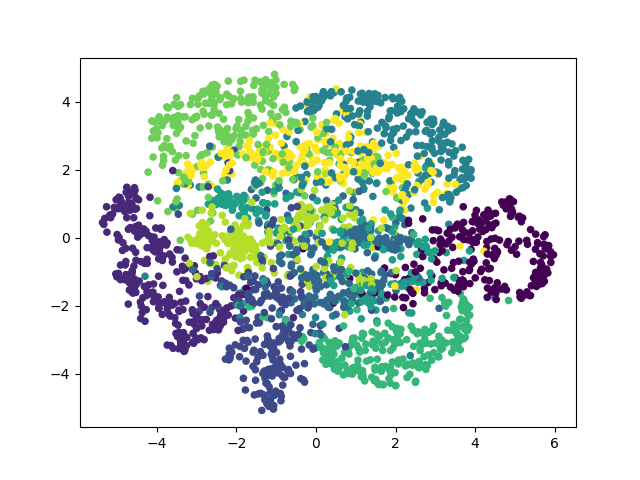
#> input picture HW7/tsne_python/sne_iter/iter109.png, 640 x 480 px; its folder holds 4 pictures in this run
$ python png2gif.py
#> lines starting #> are read from the running program, lines starting #| are printed output that depends on the picture
import os
from PIL import Image

# Base directory containing subfolders with PNG files
base_directory = "sne_iter"

# Iterate through each folder in the base directory
folder_name =base_directory

folder_path = base_directory

# Check if it's a folder
if os.path.isdir(folder_path):
    # Get all PNG files sorted (assuming naming order matters)
    png_files = sorted([file for file in os.listdir(folder_path) if file.endswith(".png")])
    print(png_files)
    # Load images from the folder

    images = [Image.open(os.path.join(folder_path, file)) for file in png_files]
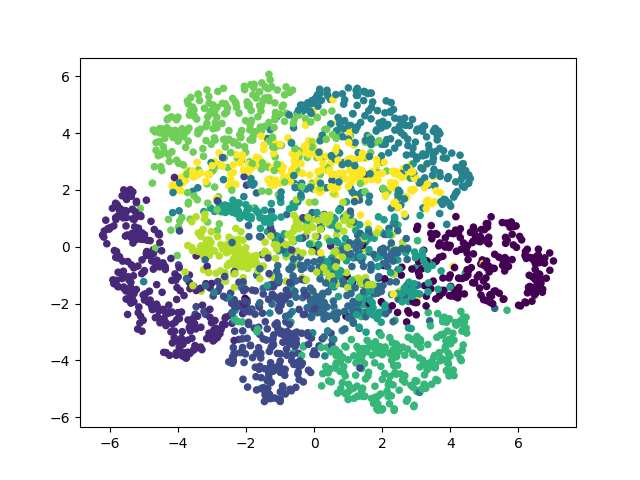
#> input picture HW7/tsne_python/sne_iter/iter119.png, 640 x 480 px
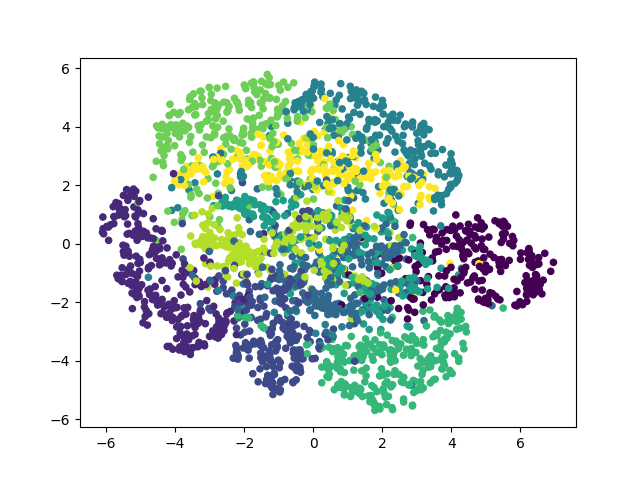
#> input picture HW7/tsne_python/sne_iter/iter129.png, 640 x 480 px
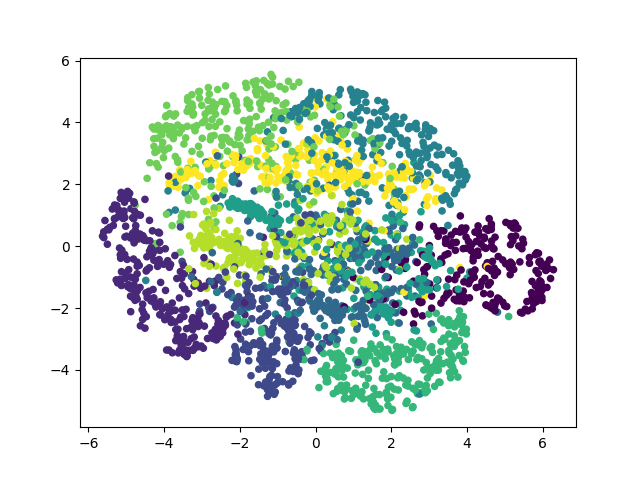
#> input picture HW7/tsne_python/sne_iter/iter139.png, 640 x 480 px
    # Save as an animated GIF
    output_gif_path = os.path.join(folder_path, f"{folder_name}.gif")
    images[0].save(output_gif_path, save_all=True, append_images=images[1:], optimize=True, duration=200, loop=0)

    print(f"GIF saved at {output_gif_path}")
